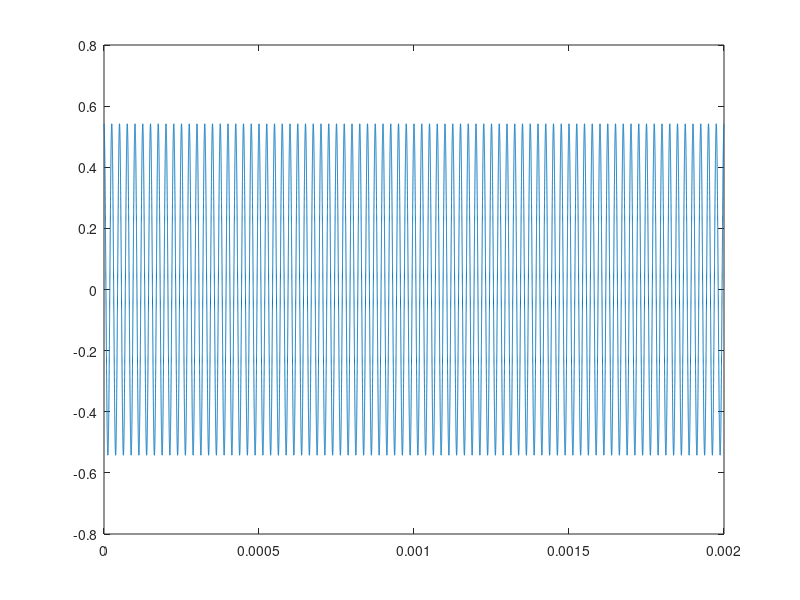

This chart was generated by the following MATLAB code:
fo=1e3;
fs=40e3;
ma=0.5;

time= 0:1/fs/1000:2/fo;

DA= (1+ma*sin(2*pi*fo.*time))/2;
DB= (1+ma*sin(2*pi*fo.*time-2*pi/3))/2;
DC= (1+ma*sin(2*pi*fo.*time+2*pi/3))/2;

% figure();
% plot(time,DA)
% hold on;
% plot(time,DB)
% hold on;
% plot(time,DC)
% hold on;

PhiB=2*pi/3;
PhiC=-2*pi/3;

PhiB=0;
PhiC=0;

SA_fs= (2/pi).*sin(pi.*DA).*cos(2*pi*fs.*time);
SB_fs= (2/pi).*sin(pi.*DB).*cos(2*pi*fs.*time-PhiB);
SC_fs= (2/pi).*sin(pi.*DC).*cos(2*pi*fs.*time-PhiC);

figure();
% plot(time,SA_fs)
% hold on;
% plot(time,SB_fs)
% hold on;
% plot(time,SC_fs)
% hold on;
plot(time, (SA_fs+SB_fs+SC_fs)/3)
hold on;
